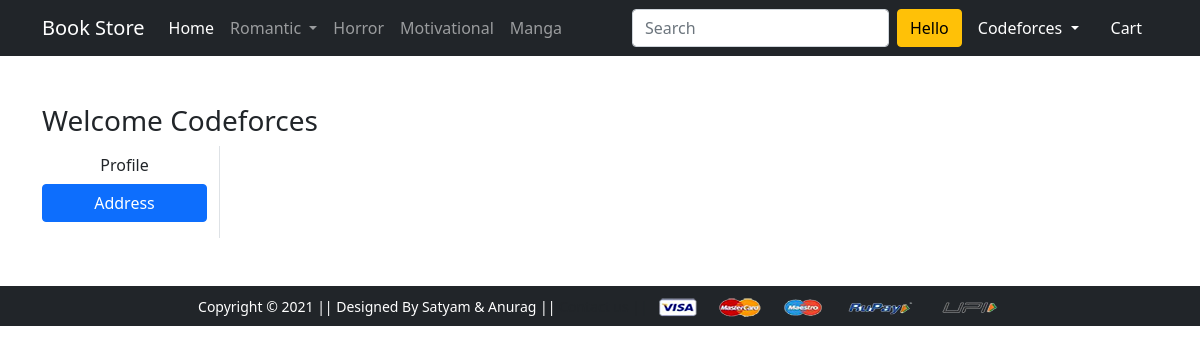
Page /address/ (signed in) on the earlier database version.
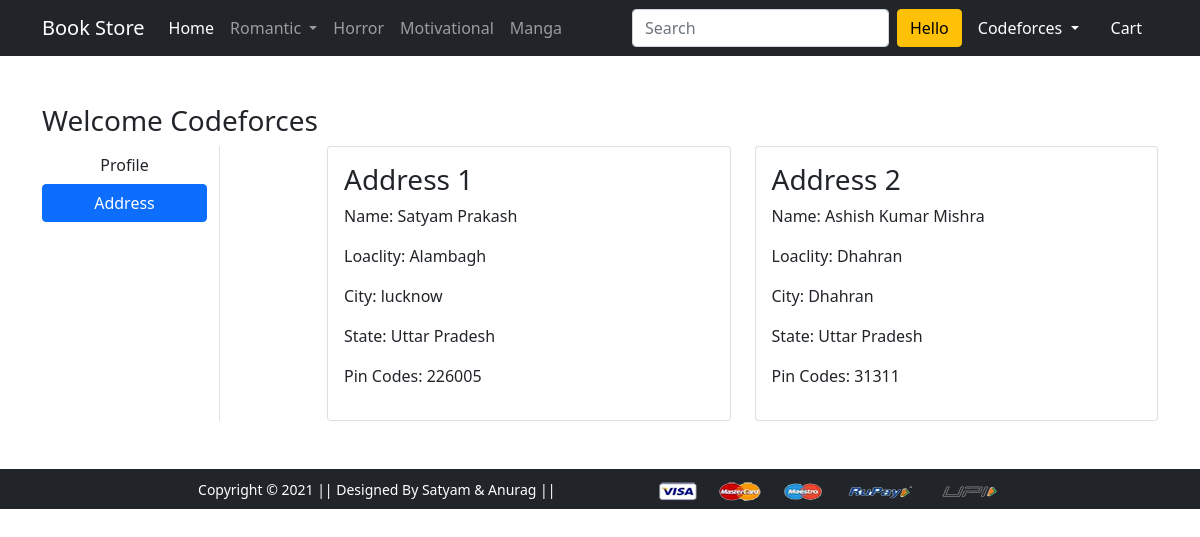
Same page on the later database version.
### app/models.py (models this page shows, shortened)
class Customer (models.Model):
    user = models.ForeignKey(User, on_delete=models.CASCADE)
    name = models.CharField(max_length = 200)
    locality = models.CharField(max_length = 200)
    city = models.CharField(max_length = 50)
    zipcode = models.IntegerField()
    state = models.CharField(choices = STATE_CHOICES,max_length = 50)

### app/views.py (the view)
# urls.py: path('address/', views.address, name='address'),
@login_required(login_url='/login/')
def address(request):
 add=Customer.objects.filter(user=request.user)
 return render(request, 'app/address.html',{'add':add,'active':'btn-primary'})

### app/templates/app/address.html (shortened to what this page needs)
{% extends 'app/base.html' %}
{% load static %}
{% block main-content %}
<div class="container my-5">
 <div class="row">
 <h3>Welcome <span class="text-capitalize">{{request.user}}</span></h3>
  <div class="col-sm-2 border-end">
   <ul class="list-unstyled">
    <li class="d-grid"><a href="{% url 'profile' %}" class="btn">Profile</a></li>
    <li class="d-grid"><a href="{% url 'address' %}" class="btn {{active}}">Address</a></li>
   </ul>
  </div>
  <div class="col-sm-9 offset-sm-1">
   <div class="row">
    {% for ad in add %}
    <div class="col-sm-6">
     <div class="card">
      <div class="card-body">
       <h3>Address {{forloop.counter}}</h3>
       <p>Name: {{ad.name}}</p>
       <p>Loaclity: {{ad.locality}} </p>
       <p>City: {{ad.city}}</p>
       <p>State: {{ad.state}}</p>
       <p>Pin Codes: {{ad.zipcode}}</p>
      </div>
     </div>
    </div>
    {% endfor %}
   </div>
  </div>
 </div>
</div>
{% endblock main-content %}

Differences in the rows shown:
added Customer: name "Satyam Prakash", locality "Alambagh", city "lucknow", state "Uttar Pradesh", zipcode "226005"
added Customer: name "Ashish Kumar Mishra", locality "Dhahran", city "Dhahran", state "Uttar Pradesh", zipcode "31311"
